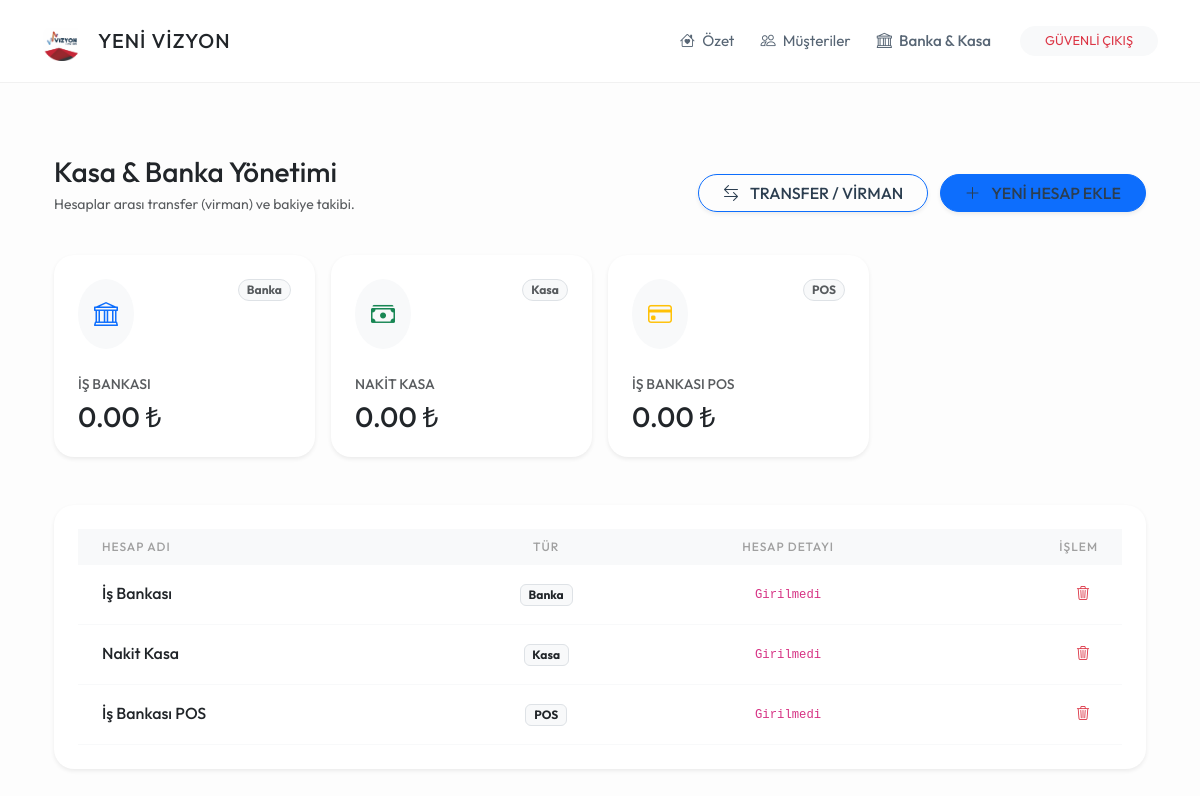
The app's page /kasa_banka_yonetimi (signed in), older data.
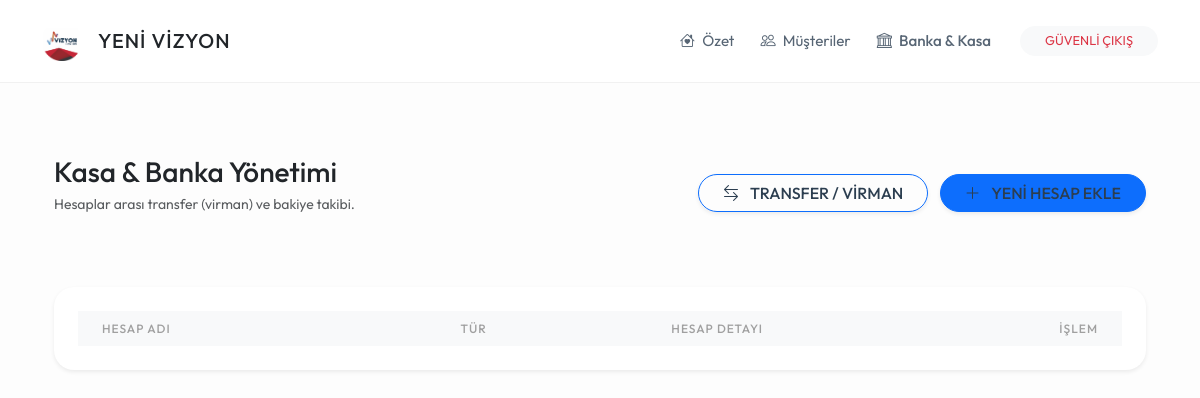
The same page, newer data.
### models.py (models this page shows)
class BankaKasa(db.Model):
    id = db.Column(db.Integer, primary_key=True)
    ad = db.Column(db.String(100), nullable=False) # Örn: Ziraat Bankası, Merkez Kasa
    tur = db.Column(db.String(50), default='Banka') # Banka, Kasa, POS
    hesap_no = db.Column(db.String(50)) # İsteğe bağlı hesap numarası
    durum = db.Column(db.String(20), default='Aktif')
    musteri_odemeleri = db.relationship('Odeme', backref='kasa_kaydi', lazy=True)
    tedarikci_odemeleri = db.relationship('TedarikciOdeme', backref='kasa_kaydi', lazy=True)
    isletme_giderleri = db.relationship('Gider', backref='kasa_kaydi', lazy=True)

### routes/genel_isler.py (the view)
@genel_bp.route('/kasa_banka_yonetimi')
def kasa_banka_yonetimi():
    if 'logged_in' not in session: return redirect(url_for('genel.index'))
    kasalar = BankaKasa.query.all()
    kasa_ozetleri = []
    for k in kasalar:
        toplam_gelir = sum(o.tutar for o in k.musteri_odemeleri)
        toplam_gider = sum(g.tutar for g in k.isletme_giderleri)
        toplam_tedarikci = sum(t.tutar for t in k.tedarikci_odemeleri)
        gelen_transfer = sum(tr.tutar for tr in Transfer.query.filter_by(hedef_hesap_id=k.id).all())
        giden_transfer = sum(tr.tutar for tr in Transfer.query.filter_by(kaynak_hesap_id=k.id).all())
        bakiye = (toplam_gelir + gelen_transfer) - (toplam_gider + toplam_tedarikci + giden_transfer)
        kasa_ozetleri.append({
            'id': k.id,
            'ad': k.ad,
            'tur': k.tur,
            'hesap_no': k.hesap_no,
            'bakiye': round(bakiye, 2)
        })
    return render_template('kasa_yonetimi.html', kasalar=kasa_ozetleri)

### templates/kasa_yonetimi.html (shortened to what this page needs)
{% extends "base.html" %}
{% block content %}
<div class="container-fluid py-4">
    <div class="row mb-4 align-items-center">
        <div class="col-md-6">
            <h3 class="fw-bold text-dark mb-1">Kasa & Banka Yönetimi</h3>
            <p class="text-muted small">Hesaplar arası transfer (virman) ve bakiye takibi.</p>
        </div>
        <div class="col-md-6 text-md-end">
            <button class="btn btn-outline-primary shadow-sm rounded-pill px-4 fw-bold me-2" data-bs-toggle="modal" data-bs-target="#transferModal">
                <i class="bi bi-arrow-left-right me-2"></i> TRANSFER / VİRMAN
            </button>
            <button class="btn btn-primary shadow-sm rounded-pill px-4 fw-bold" data-bs-toggle="modal" data-bs-target="#kasaEkleModal">
                <i class="bi bi-plus-lg me-2"></i> YENİ HESAP EKLE
            </button>
        </div>
    </div>
    <div class="row g-3 mb-5">
        {% for k in kasalar %}
        <div class="col-md-3 col-6">
            <div class="card card-custom p-4 border-0 shadow-sm h-100" style="border-radius: 20px;">
                <div class="d-flex justify-content-between align-items-start mb-2">
                    <div class="rounded-circle bg-light p-3">
                        <i class="bi {% if k.tur == 'Banka' %}bi-bank text-primary{% elif k.tur == 'POS' %}bi-credit-card text-warning{% else %}bi-cash-stack text-success{% endif %} fs-4"></i>
                    </div>
                    <span class="badge rounded-pill bg-light text-muted border px-2 py-1 small">{{ k.tur }}</span>
                </div>
                <div class="mt-3">
                    <div class="text-muted small fw-bold mb-1 text-uppercase">{{ k.ad }}</div>
                    <div class="h3 fw-bold mb-0 {% if k.bakiye < 0 %}text-danger{% else %}text-dark{% endif %}">
                        {{ "{:,.2f}".format(k.bakiye) }} ₺
                    </div>
                </div>
            </div>
        </div>
        {% endfor %}
    </div>
    <div class="card card-custom border-0 shadow-sm overflow-hidden" style="border-radius: 20px;">
        <table class="table table-hover align-middle mb-0">
            <thead class="bg-light text-center small text-uppercase text-muted">
                <tr>
                    <th class="ps-4 text-start">Hesap Adı</th>
                    <th>Tür</th>
                    <th>Hesap Detayı</th>
                    <th class="text-end pe-4">İşlem</th>
                </tr>
            </thead>
            <tbody class="text-center">
                {% for k in kasalar %}
                <tr>
                    <td class="ps-4 text-start fw-bold text-dark">{{ k.ad }}</td>
                    <td><span class="badge bg-light text-dark border">{{ k.tur }}</span></td>
                    <td class="text-muted small"><code>{{ k.hesap_no or 'Girilmedi' }}</code></td>
                    <td class="text-end pe-4">
                        <a href="{{ url_for('genel.kasa_banka_sil', id=k.id) }}" onclick="return confirm('Silmek istediğinize emin misiniz?');" class="btn btn-sm text-danger border-0">
                            <i class="bi bi-trash3"></i>
                        </a>
                    </td>
                </tr>
                {% endfor %}
            </tbody>
        </table>
    </div>
</div>
{% endblock %}

### templates/base.html (shortened to what this page needs)
<!DOCTYPE html>
<html lang="tr">
<head>
    <link href="https://cdn.jsdelivr.net/npm/bootstrap@5.3.0/dist/css/bootstrap.min.css" rel="stylesheet">
    <link rel="stylesheet" href="https://cdn.jsdelivr.net/npm/bootstrap-icons@1.11.0/font/bootstrap-icons.css">
</head>
<body>
<nav class="navbar navbar-expand-lg navbar-yvr sticky-top">
    <div class="container">
        <a class="navbar-brand d-flex align-items-center" href="/">
            <img src="/static/logo.png" alt="YVR Logo" onerror="this.src='https://via.placeholder.com/40x40?text=YVR'">
            <span class="ms-3 fw-bold text-dark" style="letter-spacing: 1px;">YENİ VİZYON</span>
        </a>
        <div class="collapse navbar-collapse" id="navbarNav">
            <ul class="navbar-nav ms-auto align-items-center">
                <li class="nav-item"><a class="nav-link" href="/"><i class="bi bi-house-heart me-1"></i> Özet</a></li>
                <li class="nav-item"><a class="nav-link" href="/musteriler"><i class="bi bi-people me-1"></i> Müşteriler</a></li>
                <li class="nav-item"><a class="nav-link text-dark fw-bold" href="{{ url_for('genel.kasa_banka_yonetimi') }}"><i class="bi bi-bank me-1"></i> Banka & Kasa </a></li>
                <li class="nav-item ms-lg-3"><a class="btn btn-light btn-sm px-4 rounded-pill text-danger" href="/logout" style="font-size: 0.8rem;">GÜVENLİ ÇIKIŞ</a></li>
            </ul>
        </div>
    </div>
</nav>
<div class="container py-5">
    {% block content %}{% endblock %}
</div>
</body>
</html>

### templates/base.html (style rules this page uses)
:root { --yvr-bg: #fdfdfd; --yvr-card-bg: #ffffff; --yvr-primary: #a2d2ff; --yvr-secondary: #bde0fe; --yvr-accent: #ffafcc; --yvr-text: #576574; --yvr-text-dark: #2c3e50; }
body { background-color: var(--yvr-bg); font-family: 'Outfit', sans-serif; color: var(--yvr-text); font-weight: 400; line-height: 1.6; }
h1, h2, h3, h4, h5, .fw-bold { font-weight: 500 !important; color: var(--yvr-text-dark); }
.navbar-yvr { background-color: white; border-bottom: 1px solid #f1f1f1; padding: 1rem 0; }
.navbar-brand img { height: 40px; width: auto; filter: grayscale(20%); }
.nav-link { color: var(--yvr-text) !important; font-size: 0.95rem; margin: 0 5px; transition: all 0.3s; }
.card-custom { background: var(--yvr-card-bg); border-radius: 20px; border: none; box-shadow: 0 10px 30px rgba(0,0,0,0.02); padding: 1.5rem; }
.table { --bs-table-bg: transparent; }
.table thead th { font-weight: 500; text-transform: uppercase; font-size: 0.75rem; letter-spacing: 1px; color: #a0a0a0; border: none; }

Row changes from the older to the newer data that the page shows:
removed BankaKasa: tur "Banka", ad "İŞ BANKASI", bakiye "0.00", ad "İş Bankası", hesap_no "Girilmedi"
removed BankaKasa: tur "Kasa", ad "NAKIT KASA", bakiye "0.00", ad "Nakit Kasa", hesap_no "Girilmedi"
removed BankaKasa: tur "POS", ad "İŞ BANKASI POS", bakiye "0.00", ad "İş Bankası POS", hesap_no "Girilmedi"
